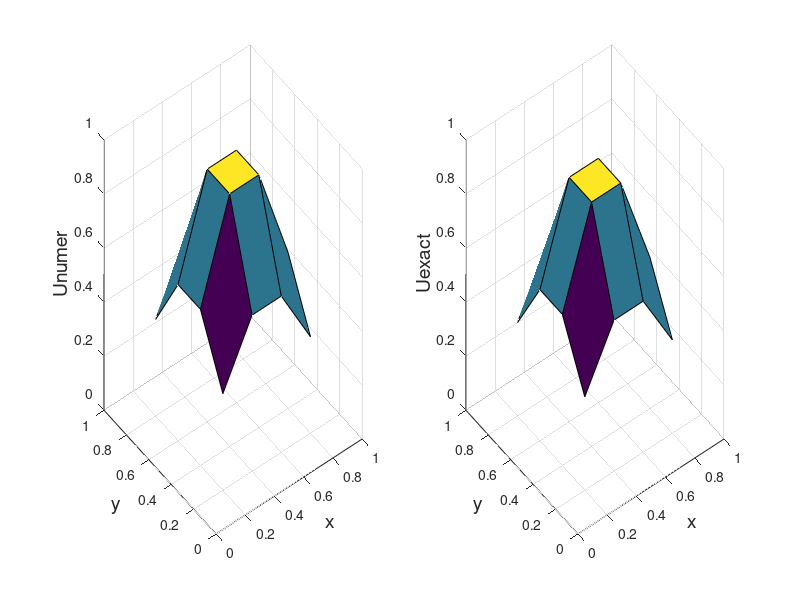
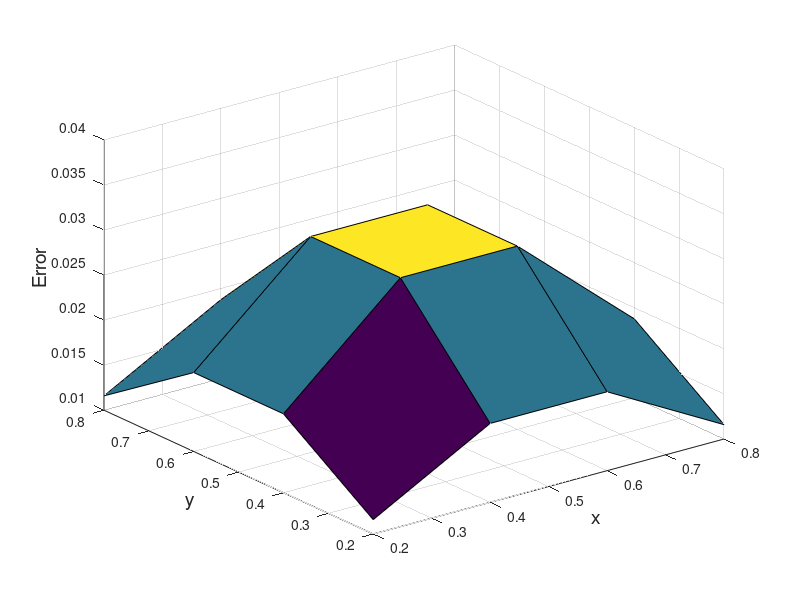

MATLAB code for these plots, in order:

% Solve the 2D Poisson equation with Dirichlet by 2nd-order central
%%%%%%%%%%%%%%%%%%%%%%%%%%%%%%%%%%%%%%%%%%%%%%%%%%%%%%%%%%%%%%%%%%%

function ellip2d

clc; clear all; format long;

xl = 0;
xr = 1;

yl = 0;
yr = 1;

J = input('Enter number of subintervals ==> ');
h = (xr - xl)/J;

N = (J - 1)^2;

x = zeros(J-1,1);
y = zeros(J-1,1);
Uexac = zeros(J-1,J-1);

A = zeros(N,N);
F = zeros(N,1);

for i=1:N
    A(i,i) = 4;
    if (i+1 <= N) & (mod(i,J-1) ~= 0)
        A(i,i+1) = -1;
    end
    if (i+J-1 <= N)
        A(i,i+J-1) = -1;
    end
    if (i-1 >= 1) & (mod(i-1,J-1) ~= 0)
        A(i,i-1) = -1;
    end
    if (i-(J-1) >= 1)
        A(i,i-(J-1)) = -1;
    end
end

for j=1:J-1
    y(j) = j*h;
    for i= 1:J-1
        x(i) = i*h;
        F((J-1)*(j-1)+i) = h^2*(2*pi^2*sin(pi*x(i))*sin(pi*y(j)));
        Uexac(i,j) = sin(pi*x(i))*sin(pi*y(j));
    end
end

V = sparse(A)\F;

for j=1:J-1
    for i=1:J-1
        U(i,j) = V((J-1)*(j-1)+i);
    end
end

ERR = abs(U - Uexac);

subplot(1,2,1);
surf(x,y,U);
xlabel('x','FontSize',14);
ylabel('y','FontSize',14);
zlabel('Unumer','FontSize',14);
axis([0 1 0 1 0 1]);
subplot(1,2,2);
surf(x,y,Uexac);
xlabel('x','FontSize',14);
ylabel('y','FontSize',14);
zlabel('Uexact','FontSize',14);
axis([0 1 0 1 0 1]);

figure;

surf(x,y,ERR);
xlabel('x','FontSize',14);
ylabel('y','FontSize',14);
zlabel('Error','FontSize',14);




